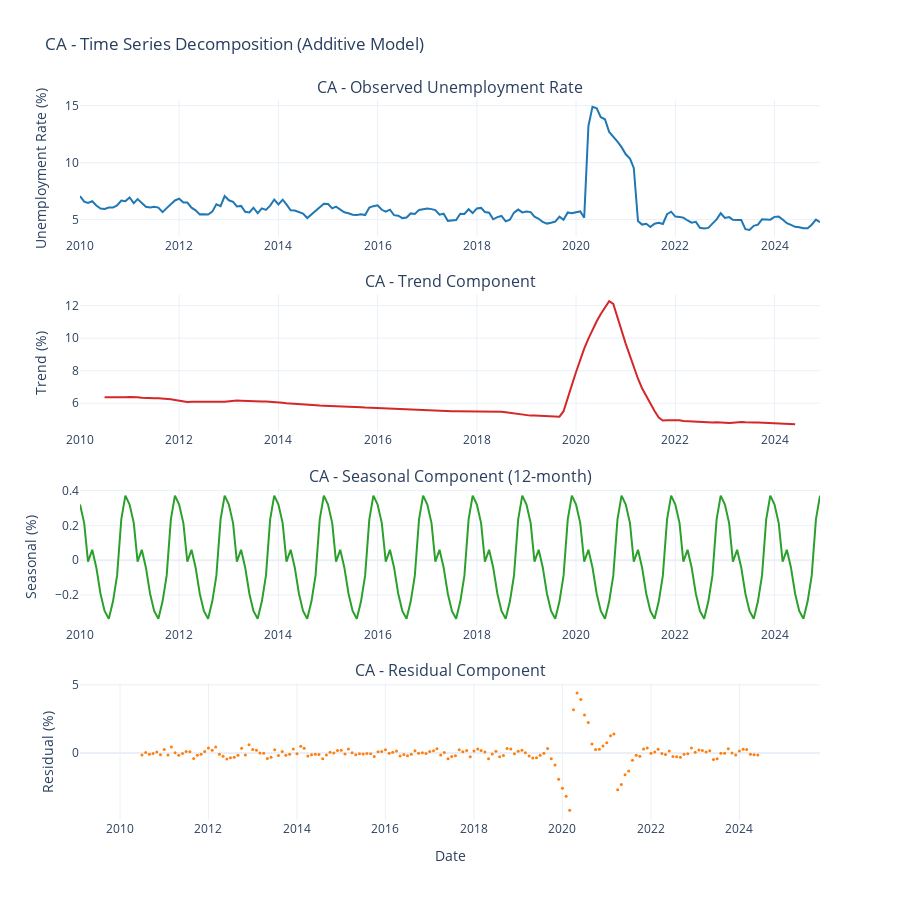

Notebook code cell kept with this figure:
### Code cell
# ============================================================================ # ADAPTIVE VISUALIZATION - Single State vs Multi-State # ============================================================================ if ANALYSIS_MODE == 'single-state': # ======================================================================== # SINGLE STATE: Time Series Decomposition # ======================================================================== print(f"Performing time series decomposition for {SELECTED_STATE}...") # Decompose the time series decomposition = seasonal_decompose(df_focus_single['value'], model='additive', period=12) # Create subplot figure fig2 = make_subplots( rows=4, cols=1, subplot_titles=( f'{SELECTED_STATE} - Observed Unemployment Rate', f'{SELECTED_STATE} - Trend Component', f'{SELECTED_STATE} - Seasonal Component (12-month)', f'{SELECTED_STATE} - Residual Component' ), vertical_spacing=0.08 ) # Observed fig2.add_trace( go.Scatter( x=df_focus_single.index, y=decomposition.observed, name='Observed', line=dict(color='#1f77b4', width=2) ), row=1, col=1 ) # Trend fig2.add_trace( go.Scatter( x=df_focus_single.index, y=decomposition.trend, name='Trend', line=dict(color='#d62728', width=2) ), row=2, col=1 ) # Seasonal fig2.add_trace( go.Scatter( x=df_focus_single.index, y=decomposition.seasonal, name='Seasonal', line=dict(color='#2ca02c', width=2) ), row=3, col=1 ) # Residual fig2.add_trace( go.Scatter( x=df_focus_single.index, y=decomposition.resid, name='Residual', mode='markers', marker=dict(color='#ff7f0e', size=3) ), row=4, col=1 ) fig2.update_layout( title_text=f'{SELECTED_STATE} - Time Series Decomposition (Additive Model)', height=900, showlegend=False, template='plotly_white', hovermode='x unified' ) fig2.update_xaxes(title_text="Date", row=4, col=1) fig2.update_yaxes(title_text="Unemployment Rate (%)", row=1, col=1) fig2.update_yaxes(title_text="Trend (%)", row=2, col=1) fig2.update_yaxes(title_text="Seasonal (%)", row=3, col=1) fig2.update_yaxes(title_text="Residual (%)", row=4, col=1) fig2.show() print(f"\n Decomposition complete") print(f" Trend: Captures long-term unemployment trajectory") print(f" Seasonal: 12-month recurring patterns (typically higher in winter)") print(f" Residual: Random fluctuations and irregular events") else: # ======================================================================== # MULTI-STATE: Comparative Time Series # ======================================================================== print(f"Creating multi-state comparison for {len(states_to_analyze)} states...") # Main comparison chart fig2 = px.line( df_focus, x='date', y='value', color='state', title=f'State Unemployment Rate Comparison - {len(states_to_analyze)} States', labels={'value': 'Unemployment Rate (%)', 'date': 'Date', 'state': 'State'}, template='plotly_white' ) fig2.update_layout( height=600, hovermode='x unified', legend=dict( orientation="v", yanchor="top", y=1, xanchor="left", x=1.02 ) ) fig2.show() # ======================================================================== # Statistical Summary by State # ======================================================================== print(f"\n{'='*70}") print("STATE-BY-STATE STATISTICS") print(f"{'='*70}\n") state_stats = [] for state in sorted(states_to_analyze): state_data = df_focus[df_focus['state'] == state]['value'] state_stats.append({ 'State': state, 'Mean': state_data.mean(), 'Std Dev': state_data.std(), 'Min': state_data.min(), 'Max': state_data.max(), 'Current': state_data.iloc[-1] if len(state_data) > 0 else None, 'Records': len(state_data) }) df_stats = pd.DataFrame(state_stats) df_stats = df_stats.sort_values('Mean', ascending=False) print(df_stats.to_string(index=False, float_format='%.2f')) # ======================================================================== # Recent Trends Comparison (Last 12 months) # ======================================================================== print(f"\n{'='*70}") print("RECENT TRENDS (Last 12 Months)") print(f"{'='*70}\n") recent_trends = [] for state in sorted(states_to_analyze): state_data = df_focus[df_focus['state'] == state].sort_values('date') if len(state_data) >= 12: recent_12 = state_data.iloc[-12:]['value'].mean() prev_12 = state_data.iloc[-24:-12]['value'].mean() if len(state_data) >= 24 else recent_12 trend = recent_12 - prev_12 recent_trends.append({ 'State': state, 'Current Rate': state_data['value'].iloc[-1], '12-Mo Avg': recent_12, 'Change (pp)': trend, 'Direction': '↑' if trend > 0.1 else '↓' if trend < -0.1 else '→' }) df_trends = pd.DataFrame(recent_trends) df_trends = df_trends.sort_values('Change (pp)', ascending=False) print(df_trends.to_string(index=False, float_format='%.2f')) print(f"\nINSIGHT: Analysis:") improving = len([t for t in recent_trends if t['Change (pp)'] < -0.1]) worsening = len([t for t in recent_trends if t['Change (pp)'] > 0.1]) print(f" • {improving} states improving (unemployment decreasing)") print(f" • {worsening} states worsening (unemployment increasing)") print(f" • {len(recent_trends) - improving - worsening} states stable")

### Figure 1 — Plotly figure (JSON) as saved in the notebook; plotly's stock layout.template omitted (floating-point values rounded to 4 significant figures; data arrays with more than 128 entries replaced by an {"elided": "..."} marker saying what was removed)
{"data": [{"line": {"color": "#1f77b4", "width": 2}, "name": "Observed", "type": "scatter", "x": {"elided": "180 str values"}, "xaxis": "x", "y": {"elided": "180 float values"}, "yaxis": "y"}, {"line": {"color": "#d62728", "width": 2}, "name": "Trend", "type": "scatter", "x": {"elided": "180 str values"}, "xaxis": "x2", "y": {"elided": "180 float values"}, "yaxis": "y2"}, {"line": {"color": "#2ca02c", "width": 2}, "name": "Seasonal", "type": "scatter", "x": {"elided": "180 str values"}, "xaxis": "x3", "y": {"elided": "180 float values"}, "yaxis": "y3"}, {"marker": {"color": "#ff7f0e", "size": 3}, "mode": "markers", "name": "Residual", "type": "scatter", "x": {"elided": "180 str values"}, "xaxis": "x4", "y": {"elided": "180 float values"}, "yaxis": "y4"}], "layout": {"annotations": [{"font": {"size": 16}, "showarrow": false, "text": "CA - Observed Unemployment Rate", "x": 0.5, "xanchor": "center", "xref": "paper", "y": 1, "yanchor": "bottom", "yref": "paper"}, {"font": {"size": 16}, "showarrow": false, "text": "CA - Trend Component", "x": 0.5, "xanchor": "center", "xref": "paper", "y": 0.73, "yanchor": "bottom", "yref": "paper"}, {"font": {"size": 16}, "showarrow": false, "text": "CA - Seasonal Component (12-month)", "x": 0.5, "xanchor": "center", "xref": "paper", "y": 0.46, "yanchor": "bottom", "yref": "paper"}, {"font": {"size": 16}, "showarrow": false, "text": "CA - Residual Component", "x": 0.5, "xanchor": "center", "xref": "paper", "y": 0.19, "yanchor": "bottom", "yref": "paper"}], "height": 900, "hovermode": "x unified", "showlegend": false, "title": {"text": "CA - Time Series Decomposition (Additive Model)"}, "xaxis": {"anchor": "y", "domain": [0, 1]}, "xaxis2": {"anchor": "y2", "domain": [0, 1]}, "xaxis3": {"anchor": "y3", "domain": [0, 1]}, "xaxis4": {"anchor": "y4", "domain": [0, 1], "title": {"text": "Date"}}, "yaxis": {"anchor": "x", "domain": [0.81, 1], "title": {"text": "Unemployment Rate (%)"}}, "yaxis2": {"anchor": "x2", "domain": [0.54, 0.73], "title": {"text": "Trend (%)"}}, "yaxis3": {"anchor": "x3", "domain": [0.27, 0.46], "title": {"text": "Seasonal (%)"}}, "yaxis4": {"anchor": "x4", "domain": [0, 0.19], "title": {"text": "Residual (%)"}}}}
